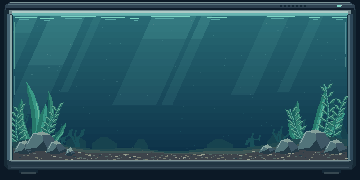
#> input picture assets/miko/tank.png, 360 x 180 px
$ python render_aquarium.py ../assets/miko/tank.png out
#> lines starting #> are read from the running program, lines starting #| are printed output that depends on the picture
"""Place an upstream Git Koi animation in Miko's pixel-art aquarium."""

import argparse
import math
from collections import Counter
from pathlib import Path
from tempfile import TemporaryDirectory

from PIL import Image, ImageDraw, ImageSequence


TANK = Path(__file__).resolve().parents[1] / "assets" / "miko" / "tank.png"
SIZE = (720, 360)
BUBBLE_COLORS = [(71, 139, 151), (139, 201, 193)]


def read_koi(source):
    """Crop transparently padded frames without losing their original positions."""
    sprites = []
    counts = Counter()
    with Image.open(source) as image:
        size = image.size
        for frame in ImageSequence.Iterator(image):
            rgba = frame.convert("RGBA")
            bounds = rgba.getchannel("A").getbbox()
            sprite = rgba.crop(bounds) if bounds else None
            if sprite:
                for count, color in sprite.getcolors(sprite.width * sprite.height):
                    if color[3]:
                        counts[color[:3]] += count
            sprites.append((sprite, bounds, frame.info.get("duration", 100)))
    if not counts:
        raise ValueError("The source animation contains no visible koi.")
    return sprites, size, counts


def fish_palette(tank, counts):
    """Share a palette across frames, retaining the upstream sprite's exact colors."""
    raw = tank.getpalette()
    colors = [tuple(raw[i:i + 3]) for i in range(0, len(raw), 3)]
    for color in BUBBLE_COLORS + [rgb for rgb, _ in counts.most_common()]:
        if color not in colors and len(colors) < 255:
            colors.append(color)
    indices = {rgb: i for i, rgb in enumerate(colors)}
    # Custom upstream palettes may exceed GIF's color limit.
    for rgb in counts.keys() - indices.keys():
        indices[rgb] = min(range(len(colors)), key=lambda n: sum(
            (a - b) ** 2 for a, b in zip(rgb, colors[n])
        ))
    tank.putpalette(bytes(channel for color in colors for channel in color))
    return indices


def bubbles(frame, phase, indices):
    """A pair of small bubble trails completes one cycle per swimming loop."""
    draw = ImageDraw.Draw(frame)
    outline, light = (indices[c] for c in BUBBLE_COLORS)
    for x, n, shift in [(648, 5, 0.0), (78, 3, 0.23)]:
        for i in range(n):
            age = (phase + i / n + shift) % 1
            y = round(275 - age * 227)
            center = round(x + 5 * math.sin(2 * math.pi * (age + i / n)))
            radius = 2 if i % 2 else 3
            draw.ellipse((center-radius, y-radius, center+radius, y+radius), outline=outline)
            draw.point((center-1, y-radius), fill=light)


def render(source, output):
    sprites, (source_width, source_height), counts = read_koi(source)
#> in read_koi, image is the input picture: PIL image 360x180 P; mean R, G, B 39, 83.5, 95.2
#> the loop in read_koi, `for frame in ImageSequence.Iterator(image):` made 1 pass
#> bounds on pass 1: (0, 0, 360, 180)
#> after the loop in read_koi, `for frame in ImageSequence.Iterator(image):`: counts = 106 items; sprites = 1 item
#> sprites = 1 item; source_width = 360; source_height = 180; counts = 106 items
    with Image.open(TANK) as art:
        tank = art.resize(SIZE, Image.Resampling.NEAREST)
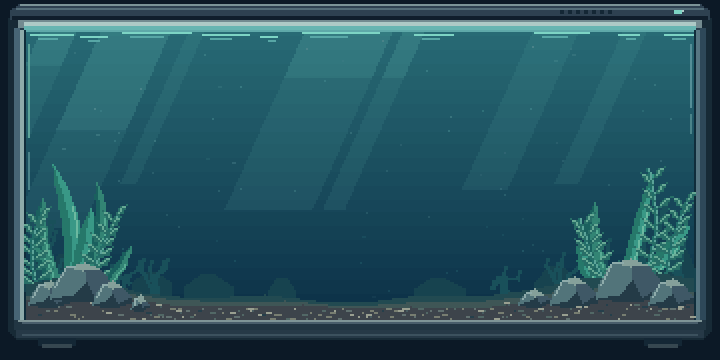
#> tank: PIL image 720x360 P; mean R, G, B 39, 83.5, 95.2
    indices = fish_palette(tank, counts)
#> in fish_palette, `raw = tank.getpalette()`: raw = 318 values, max 212 at index 4, min 12 at index 315, mean 88.07
#> in fish_palette, `colors = [tuple(raw[i:i + 3]) for i in range(0, len(raw), 3)]`: colors = 106 items, first 6: (174, 202, 198), (125, 212, 196), (108, 185, 160), (103, 181, 177), (142, 171, 170), (103, 169, 148)
#> the loop in fish_palette, `for color in BUBBLE_COLORS + [rgb for rgb, _ in counts.most_common()]:` made 108 passes
#> color on passes 1 to 12: (71, 139, 151), (139, 201, 193), (12, 25, 38), (61, 68, 75), (21, 68, 86), (20, 65, 84), (19, 62, 82), (17, 59, 80), (24, 73, 91), (28, 82, 97), (27, 79, 95), (25, 76, 93)
#> after the loop in fish_palette, `for color in BUBBLE_COLORS + [rgb for rgb, _ in counts.most_common()]:`: colors = 108 items, first 6: (174, 202, 198), (125, 212, 196), (108, 185, 160), (103, 181, 177), (142, 171, 170), (103, 169, 148)
#> in fish_palette, `indices = {rgb: i for i, rgb in enumerate(colors)}`: indices = 108 items
#> indices = 108 items
    visible = [sprite for sprite, _, _ in sprites if sprite]
#> visible = 1 item
    scale = min(415 / max(source_width, source_height),
                270 / max(s.height for s in visible), 355 / max(s.width for s in visible))
#> scale = 0.986

    frames = []
    durations = [ms for _, _, ms in sprites]
#> durations = [100]
    cycle = max(1, sum(durations))
#> cycle = 100
    elapsed = 0
    best_score = -math.inf
    for sprite, bounds, ms in sprites:
        frame = tank.copy()
        bubbles(frame, elapsed / cycle, indices)
        elapsed += ms
        if sprite:
            width = max(1, round(sprite.width * scale))
            height = max(1, round(sprite.height * scale))
            # Keep the sprite's aspect and pose. Reframe its route for wider water.
            cx = 360 + ((bounds[0] + bounds[2]) / (2 * source_width) - 0.5) * 590
            cy = 162 + ((bounds[1] + bounds[3]) / (2 * source_height) - 0.5) * 220
            x = min(694 - width, max(26, round(cx - width / 2)))
            y = min(305 - height, max(32, round(cy - height / 2)))
            sprite = sprite.resize((width, height), Image.Resampling.NEAREST)
            pixels = bytes(indices.get(rgb[:3], 0) for rgb in sprite.get_flattened_data())
            indexed = Image.frombytes("P", sprite.size, pixels)
            indexed.putpalette(tank.getpalette())
            frame.paste(indexed, (x, y), sprite.getchannel("A"))
            # Prefer a broadside view near the middle for reduced-motion readers.
            score = width - 0.35 * height - 0.25 * abs(cx - 360)
            if score > best_score:
                best_score, still = score, frame
        frames.append(frame)
#> this loop made 1 pass
#> (bounds, ms, outline in bubbles, light in bubbles, elapsed, width, height, cx) on pass 1: ((0, 0, 360, 180), 100, 106, 107, 100, 355, 178, 360)
#> pass 1, in render, `sprite = sprite.resize((width, height), Image.Resampling.NEAREST)`:
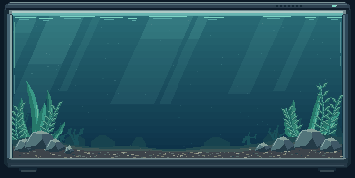
#> sprite: PIL image 355x178 RGBA; mean R, G, B, A 39.1, 83.4, 95.1, 255
#> after the loop, best_score = -inf; cx = 360; cy = 162; elapsed = 100; frames = []; height = 178; width = 355; x = 182; y = 73

    output.mkdir(parents=True, exist_ok=True)
    with TemporaryDirectory(dir=output) as staging:
        path = Path(staging)
        frames[0].save(path / "aquarium.gif", save_all=True, append_images=frames[1:],
                       duration=durations, loop=0, disposal=1, optimize=True)
        still.save(path / "aquarium.png", optimize=True)
        for name in ("aquarium.gif", "aquarium.png"):
            (path / name).replace(output / name)


if __name__ == "__main__":
    parser = argparse.ArgumentParser(description=__doc__)
    parser.add_argument("input_koi_gif", type=Path)
    parser.add_argument("output_dir", type=Path)
    args = parser.parse_args()
#> (the run stopped early here; a loop or call above may not have finished)
